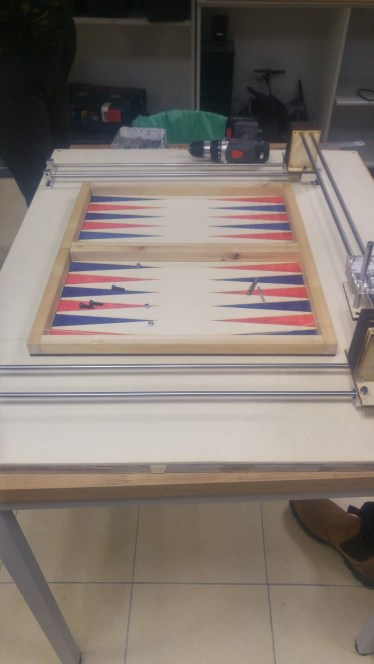
#> input picture Board detection/board_reshape/test.jpeg, 747 x 1328 px, given in place of the camera (shown at 1/2 size)
$ python main_CV.py
#> lines starting #> are read from the running program, lines starting #| are printed output that depends on the picture; after the words box and inside, x2 and y2 are one past the last pixel; in counts of white or black regions, pixels touching at a corner belong together
### Board detection/soldier_detection_lights/soldier_detection.py
import numpy as np
import cv2
import Board_size_detection.board_detection as bd
import board_resize.perspective_change as pc

RESIZE_WIDTH = 1140
RESIZE_HEIGHT = 640

MIN_RADIUS = 30
MAX_RADIUS = 60
MIN_DIST = 30
DIST_THRESHOLD = 20
RECT_ERROR = 0.95


def define_camera():
    cap = cv2.VideoCapture(0, cv2.CAP_DSHOW)
    cap.set(cv2.CAP_PROP_FRAME_WIDTH, 1920)
    cap.set(cv2.CAP_PROP_FRAME_HEIGHT, 1080)
    return cap


def take_picture(cap=define_camera()):
    # Capture frame-by-frame
    ret, frame = cap.read()
    # Our operations on the frame come here
    while np.sum(frame) == 0:
        ret, frame = cap.read()
        # Our operations on the frame come here

    img = cv2.cvtColor(frame, cv2.IMREAD_COLOR)
    return img


def show_img(img, title="img"):
    tmp = cv2.resize(img, (RESIZE_WIDTH, RESIZE_HEIGHT))
    cv2.imshow(title, tmp)
    cv2.waitKey(0)


# [4 lines left out: function separate_img_hsv, not called in this run]


def mask_range(img, lower, upper):
    return cv2.inRange(img, lower, upper)


def close_img(img, iterations=3):
    """
    :param img: img that should be closed (close filter)
    :param iterations: number of times that the filter is applied
    """
    return cv2.morphologyEx(img, kernel=None, op=cv2.MORPH_CLOSE, iterations=iterations)


def open_img(img, iterations=3):
    """
    :param img: img that should be opened (open filter)
    :param iterations: number of times that the filter is applied
    """
    return cv2.morphologyEx(img, kernel=None, op=cv2.MORPH_OPEN, iterations=iterations)


def apply_mask(img, mask):
    return cv2.bitwise_and(img, img, mask=mask)


def get_gray_scale(img):
    return cv2.cvtColor(img, cv2.COLOR_BGR2GRAY)


def get_hough_circles(gray, param1=40, param2=13):
    return list(cv2.HoughCircles(gray, cv2.HOUGH_GRADIENT, dp=1, minDist=MIN_DIST,
                                 param1=param1, param2=param2, minRadius=MIN_RADIUS,
                                 maxRadius=MAX_RADIUS)[0, :])


def get_contours(gray):
    contours, _ = cv2.findContours(gray, mode=cv2.RETR_CCOMP,
                                   method=cv2.CHAIN_APPROX_SIMPLE)
    return contours


def draw_contours(img, contours, color=(189, 183, 107)):
    # cv2.drawContours(img, contours, -1, (189, 183, 107), 2)
    cv2.drawContours(img, contours, -1, color, 2)


def get_contour_circles(contours):
    """
    This function returns all the circles (with radius in wanted range) that surrounds a contour
    :param contours: the contours to search in
    :return: all the circles that where found
    """
    contour_circles = []
    for contour in contours:
        (x, y), radius = cv2.minEnclosingCircle(contour)
        if MIN_RADIUS < radius < MAX_RADIUS:
            contour_circles.append(np.array([x, y, radius]))
            # cv2.circle(img, (int(x), int(y)), int(radius), color=(0, 255, 0), thickness=2)
    return contour_circles


def get_contour_rectangles(contours):
    """
    This function returns all the circles (with radius in wanted range) that surrounds a contour
    :param contours: the contours to search in
    :return: all the circles that where found
    """
    contour_rectangles = []
    for contour in contours:
        if len(contour) >= 4:
            rect = cv2.minAreaRect(contour)
            box = cv2.boxPoints(rect)
            box = np.int0(box)
            contour_rectangles.append(box)
    return contour_rectangles


# [29 lines left out: functions rotate_vector_by_angle, get_circles_from_rectangle, get_circles_from_rectangles, not called in this run]


def draw_rectangles(img, rectangles, color=(0, 255, 0)):
    for rect in rectangles:
        cv2.drawContours(img, [rect], 0, color, 2)


def draw_circles(img, circles, color=(0, 255, 0)):
    for circle in circles:
        cv2.circle(img, (int(circle[0]), int(circle[1])), int(circle[2]), color, 2)


def get_drew_circles(img, circles, color=(0, 255, 0)):
    tmp = img.copy()
    draw_circles(tmp, circles, color)
    return tmp


def main():
    img = take_picture()
#> in take_picture, frame is the input picture: shape (1328, 747, 3); mean B, G, R 113.2, 120.7, 130.4
    show_img(img, "Original image")

    # [7 lines of commented-out code are left out]
    hsv = cv2.cvtColor(img, cv2.COLOR_BGR2HSV)

    lower_black = np.array([80, 0, 0])
    upper_black = np.array([175, 80, 100])
    black_mask = mask_range(hsv, lower_black, upper_black)

    lower_blue = np.array([110, 50, 75])
    upper_blue = np.array([130, 255, 255])
    blue_mask = mask_range(hsv, lower_blue, upper_blue)
    blue_mask = close_img(blue_mask, 3)

    # total_mask=black and not blue
    total_mask = np.multiply(black_mask, 255 - blue_mask)
    res_black = apply_mask(img, total_mask)
    res_black = close_img(res_black, 3)
    show_img(res_black, "Color mask Image")

    gray = get_gray_scale(res_black)
    hough_circles = get_hough_circles(gray)
    show_img(get_drew_circles(img, hough_circles), "Hough Circles Image")

    contours = get_contours(gray)
    contour_circles = get_contour_circles(contours)
    # contour_rectangles = get_contour_rectangles(contours)
    draw_contours(img, contours)
    # draw_rectangles(img, contour_rectangles)
    # contour_circles += get_circles_from_rectangles(contour_rectangles)
    # draw_circles(img, contour_circles, color=(150, 200, 100))

    # finding the circles that contour_circles and hough_circles agree on
    confirmed_circles = []
    for contour_circle in contour_circles:
        for hough_circle in hough_circles:
            if np.linalg.norm(contour_circle[:2] - hough_circle[:2]) < DIST_THRESHOLD:
                # new_radius = max(contour_circle[2], hough_circle[2])
                # tmp_circle = contour_circle.copy()
                # tmp_circle[2] = new_radius
                confirmed_circles.append(contour_circle)

    # looking for circles from hough_circles that are inside a contour
    for circle in hough_circles:
        if MIN_RADIUS < circle[2] < MAX_RADIUS:
            for contour in contours:
                if cv2.pointPolygonTest(contour, (circle[0], circle[1]), True) > 0:
                    # cv2.circle(img, (circle[0], circle[1]), circle[2], (0, 255, 0), 2)
                    new_circle = True
                    for confirmed_circle in confirmed_circles:
                        if np.linalg.norm(confirmed_circle[:2] - circle[:2]) < MIN_DIST:
                            confirmed_circle[2] = max(confirmed_circle[2], circle[2])
                            new_circle = False
                            break
                    if new_circle:
                        confirmed_circles.append(circle)
    draw_circles(img, confirmed_circles)
    show_img(img, "detected soldiers Image")


def get_results(img=None):
    if img is None:
        img = take_picture()

    # hsv is the conversion of RGB to HSV
    hsv = cv2.cvtColor(img, cv2.COLOR_BGR2HSV)

    lower_black = np.array([70, 0, 0])
    upper_black = np.array([150, 160, 100])
    black_mask = mask_range(hsv, lower_black, upper_black)

    lower_blue = np.array([110, 50, 75])
    upper_blue = np.array([130, 255, 255])
    blue_mask = mask_range(hsv, lower_blue, upper_blue)
    blue_mask = close_img(blue_mask, 3)

    # total_mask=black and not blue
    total_mask = np.multiply(black_mask, 255 - blue_mask)
    res_black = apply_mask(img, total_mask)
    res_black = open_img(res_black, 3)

    gray = get_gray_scale(res_black)
    hough_circles = get_hough_circles(gray)

    contours = get_contours(gray)
    contour_circles = get_contour_circles(contours)
    contours_rectangles = get_contour_rectangles(contours)
    draw_rectangles(img, contours_rectangles, (255, 0, 100))

    # finding the circles that contour_circles and hough_circles agree on
    confirmed_circles = []
    for contour_circle in contour_circles:
        for hough_circle in hough_circles:
            if np.linalg.norm(contour_circle[:2] - hough_circle[:2]) < DIST_THRESHOLD:
                new_radius = max(contour_circle[2], hough_circle[2])
                tmp_circle = contour_circle.copy()
                tmp_circle[2] = new_radius
                confirmed_circles.append(tmp_circle)

    # looking for circles from hough_circles that are inside a contour
    for circle in hough_circles:
        if MIN_RADIUS < circle[2] < MAX_RADIUS:
            for contour in contours:
                if cv2.pointPolygonTest(contour, (circle[0], circle[1]), True) > 0:
                    # cv2.circle(img, (circle[0], circle[1]), circle[2], (0, 255, 0), 2)
                    new_circle = True
                    for confirmed_circle in confirmed_circles:
                        if np.linalg.norm(confirmed_circle[:2] - circle[:2]) < MIN_DIST:
                            confirmed_circle[2] = max(confirmed_circle[2], circle[2])
                            new_circle = False
                            break
                    if new_circle:
                        confirmed_circles.append(circle)
    return confirmed_circles


main()
#> call 2 of show_img, with title = 'Color mask Image'
#> in show_img (call 2), `tmp = cv2.resize(img, (RESIZE_WIDTH, RESIZE_HEIGHT))`:
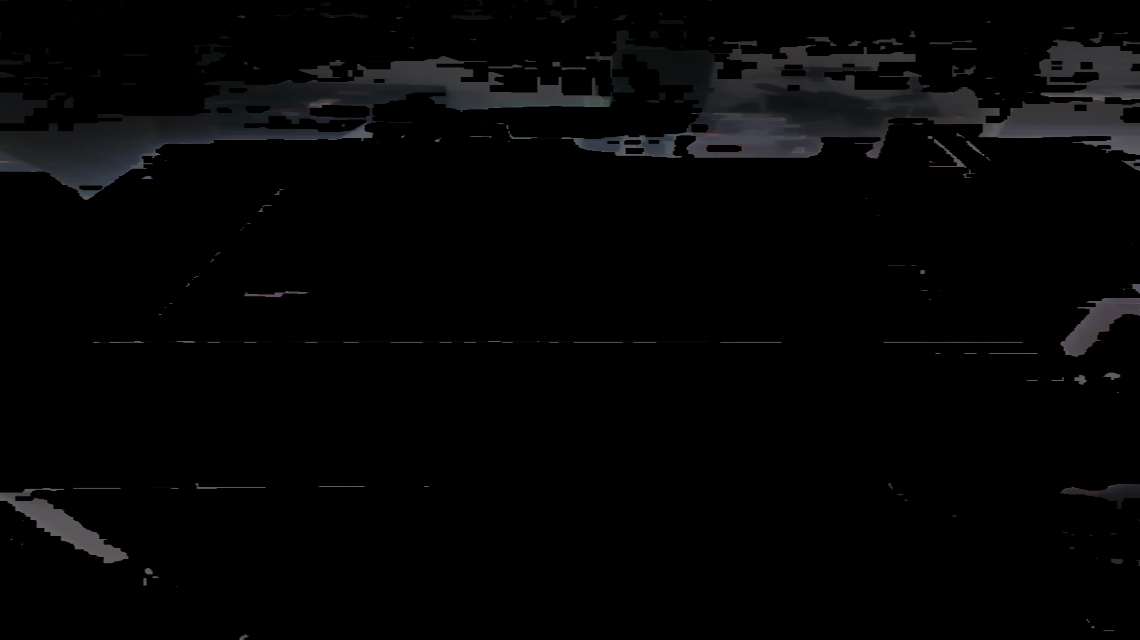
#> tmp: shape (640, 1140, 3); mean B, G, R 5, 4.6, 4.5
#> in main, `hough_circles = get_hough_circles(gray)`: hough_circles = 15 items, first 6: [490.5, 288.5, 53.9], [536.5, 226.5, 58.3], [412.5, 262.5, 56.1], [519.5, 134.5, 52.8], [694.5, 243.5, 51.6], [490.5, 199.5, 43.6]
#> the loop in draw_circles, `for circle in circles:` made 15 passes
#> in get_contours, `contours, _ = cv2.findContours(gray, mode=cv2.RETR_CCOMP, method=cv2.C..`: contours = 231 contours, 147 with area under 20; largest, box (x1, y1, x2, y2) and area: (0, 63, 747, 415) 81644, (0, 1012, 84, 1169) 3472, (695, 618, 747, 741) 2608, (159, 240, 241, 275) 1566, (0, 192, 31, 256) 1251
#> the loop in get_contour_circles, `for contour in contours:` made 231 passes
#> (x, y, radius) on passes 1, 2, 4: (158.5, 1321.5, 5.7), (726, 1307.5, 3.04), (712.5, 1288, 3.04)
#> after the loop in get_contour_circles, `for contour in contours:`: contour_circles = [[724.5, 1026.3, 30.27], [622.5, 709.5, 46.5], [143, 709, 33], [622.5, 318.5, 31.31], [7.5, 223.5, 32.38], [199.5, 256.5, 41.38]]
#> the loop in main, `for contour_circle in contour_circles:` made 6 passes
#> after the loop in main, `for contour_circle in contour_circles:`: confirmed_circles = [[199.5, 256.5, 41.38]]
#> the loop in main, `for circle in hough_circles:` made 15 passes
#> after the loop in main, `for circle in hough_circles:`: confirmed_circle = [564.5, 239.5, 56.1]; confirmed_circles = [[199.5, 256.5, 41.38], [490.5, 288.5, 53.9], [536.5, 226.5, 58.3], [519.5, 134.5, 52.8], [694.5, 243.5, 51.6], [490.5, 199.5, 43.6], [433.5, 140.5, 34.8], [565.5, 189.5, 41.6], [739.5, 142.5, 59.4], [564.5, 239.5, 56.1], [457.5, 295.5, 39]]
#> call 2 of draw_circles, with color = (0, 255, 0)
#> the loop in draw_circles (call 2), `for circle in circles:` made 11 passes
#> after the loop in draw_circles (call 2), `for circle in circles:`:
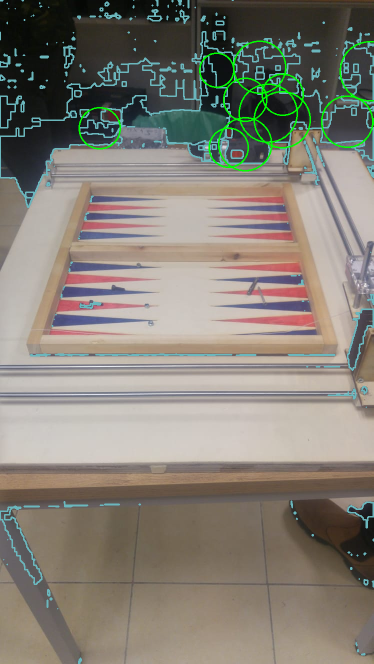
#> img: shape (1328, 747, 3) (shown at 1/2 size); mean B, G, R 117.2, 126.8, 131.5
#> call 4 of show_img, with title = 'detected soldiers Image'
#> in show_img (call 4), `tmp = cv2.resize(img, (RESIZE_WIDTH, RESIZE_HEIGHT))`:
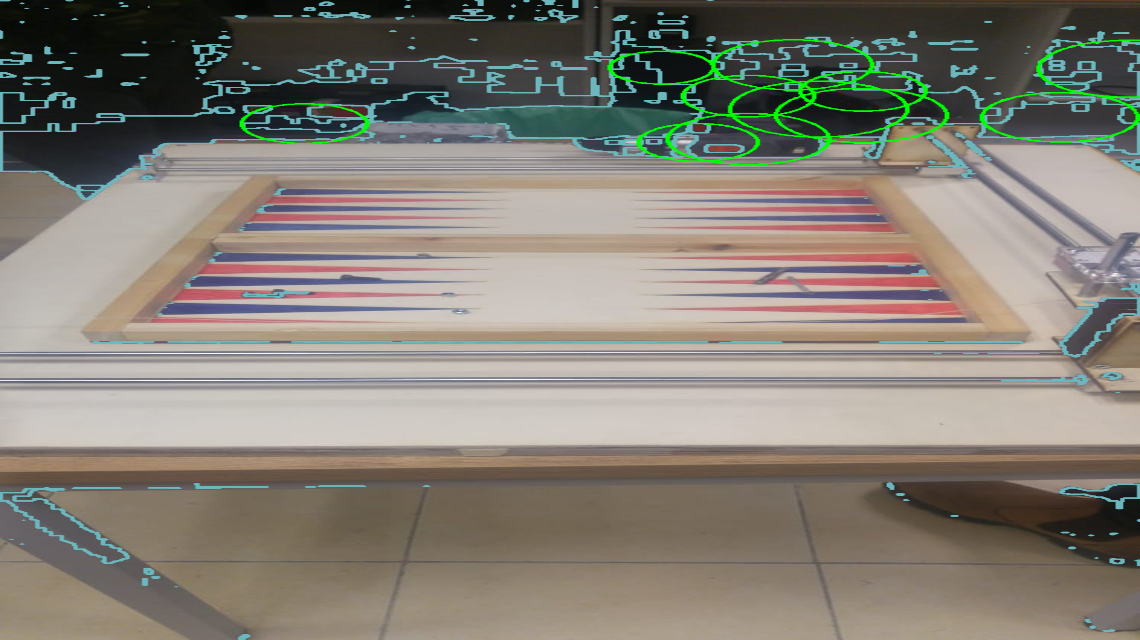
#> tmp: shape (640, 1140, 3); mean B, G, R 117.1, 126.7, 131.4

# [120 lines of commented-out code are left out]

### Board detection/Board_size_detection/board_detection.py
import cv2
import numpy as np

RESIZE_WIDTH = 1140
RESIZE_HEIGHT = 640
AREA_THRESHOLD = 0.1


def set_camera():
    cap = cv2.VideoCapture(0, cv2.CAP_DSHOW)
    cap.set(cv2.CAP_PROP_FRAME_WIDTH, 1920)
    cap.set(cv2.CAP_PROP_FRAME_HEIGHT, 1080)
    return cap


def take_picture(cap=set_camera()):
    # Capture frame-by-frame
    ret, frame = cap.read()
    # Our operations on the frame come here
    while np.sum(frame) == 0 or frame is None:
        ret, frame = cap.read()
        # Our operations on the frame come here
    return cv2.cvtColor(frame, cv2.IMREAD_COLOR)


# [4 lines left out: function show_img, not called in this run]


def get_gray_image(img):
    return cv2.cvtColor(img, cv2.COLOR_BGR2GRAY)


def get_edges(gray=None, img=None):
    if gray is None:
        gray = get_gray_image(img)
    edges = cv2.Canny(gray, 550, 750, apertureSize=5)
    edges = cv2.morphologyEx(edges, kernel=None, op=cv2.MORPH_CLOSE, iterations=2)
    return edges


def get_contours(edges):
    contours, hierarchy = cv2.findContours(edges, cv2.RETR_EXTERNAL, cv2.CHAIN_APPROX_SIMPLE)
    return contours


# [4 lines left out: function get_draw_contours, not called in this run]


def get_relevant_contours(contours, img):
    contours_list = []

    for contour in contours:
        epsilon = 0.1 * cv2.arcLength(contour, True)
        approx = cv2.approxPolyDP(contour, epsilon, True)
        area = cv2.contourArea(contour)
        if len(approx) < 12 and area > img.shape[0] * img.shape[1] * AREA_THRESHOLD:
            contours_list.append(contour)

    return contours_list


def get_biggest_contour(contours_list):
    biggest_contour = None
    biggest_area = 0
    for contour in contours_list:
        area = cv2.contourArea(contour)
        if area > biggest_area:
            biggest_area = area
            biggest_contour = contour
    return biggest_contour


def get_poly_hull(contour):
    # hull is the normal hull, poly hull is the polygon approximation
    hull = cv2.convexHull(contour)
    hull_poly = cv2.approxPolyDP(hull, 0.05 * cv2.arcLength(hull, True), True)
    return hull, hull_poly


# [14 lines left out: function main, not called in this run]


def get_results(img=None):
    if img is None:
        img = take_picture()
    edges = get_edges(img=img)
    contours = get_contours(edges)
    filtered_contours = get_relevant_contours(contours, img)
    biggest_contour = get_biggest_contour(filtered_contours)
    return get_poly_hull(biggest_contour)


# [63 lines of commented-out code are left out]

### Board detection/main_CV.py
import board_resize.perspective_change as pc
import Board_size_detection.board_detection as bd
import Dice_Detection.dice_recognition as dd
import soldier_detection_lights.soldier_detection as sd
from Board_size_detection.board_detection import take_picture, show_img
import numpy as np


def main():
    img = take_picture()

    soldiers_circles = sd.get_results(img)
#> in get_results, `lower_black = np.array([70, 0, 0])`: lower_black = [70, 0, 0]
#> in get_results, `upper_black = np.array([150, 160, 100])`: upper_black = [150, 160, 100]
#> in mask_range (call 3), `return cv2.inRange(img, lower, upper)`:
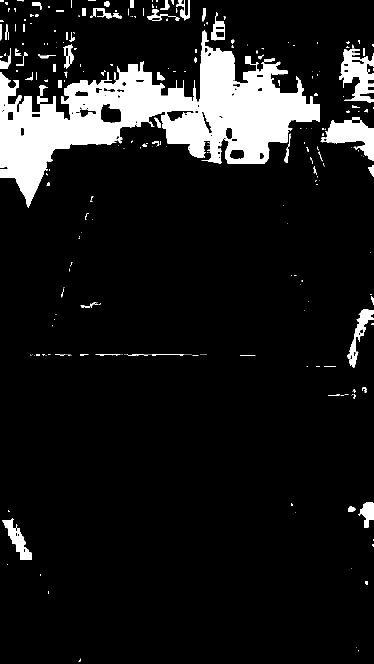
#> returned value: shape (1328, 747) (shown at 1/2 size); 10.4% white; 279 white regions (177 under 20 px), largest, box (x1, y1, x2, y2) and area: (0, 60, 640, 416) 80764, (641, 234, 747, 321) 4354, (678, 89, 747, 206) 4098
#> in get_results, `lower_blue = np.array([110, 50, 75])`: lower_blue = [110, 50, 75]
#> in get_results, `upper_blue = np.array([130, 255, 255])`: upper_blue = [130, 255, 255]
#> in apply_mask (call 2), `return cv2.bitwise_and(img, img, mask=mask)`:
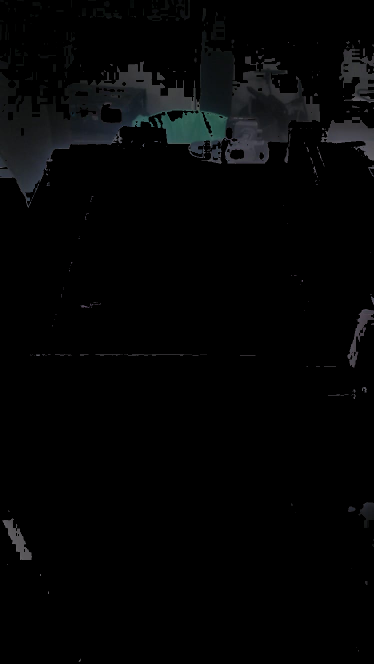
#> returned value: shape (1328, 747, 3) (shown at 1/2 size); mean of channels 0, 1, 2 4.8, 4.5, 4; drawn as B, G, R
#> in get_results, `hough_circles = get_hough_circles(gray)`: hough_circles = [[503.5, 189.5, 47.9], [483.5, 293.5, 51.6], [281.5, 186.5, 53.9], [374.5, 257.5, 42.7], [187.5, 186.5, 36.5], [576.5, 170.5, 35.4], [215.5, 217.5, 44.9], [441.5, 231.5, 37]]
#> in get_contours (call 2), `contours, _ = cv2.findContours(gray, mode=cv2.RETR_CCOMP, method=cv2.C..`: contours = 59 contours, 11 with area under 20; largest, box (x1, y1, x2, y2) and area: (0, 96, 640, 385) 75835, (654, 240, 747, 320) 3811, (684, 101, 747, 202) 2828, (8, 1040, 63, 1120) 1460, (201, 207, 244, 247) 1292
#> the loop in get_contour_circles (call 2), `for contour in contours:` made 59 passes
#> (x, y, radius) on passes 2, 3, 4, 5, 6, 7, 9, 10: (35, 1079.5, 47.85), (702.5, 1018.5, 6.52), (738.7, 1022.1, 18.39), (706.5, 720.5, 10.7), (705.5, 693.5, 11.85), (728, 646.5, 31.21), (430, 307, 10), (704, 281.5, 56.31)
#> in get_results, `contour_circles = get_contour_circles(contours)`: contour_circles = [[35, 1079.5, 47.85], [728, 646.5, 31.21], [704, 281.5, 56.31], [713.5, 151, 56.13]]
#> the loop in get_contour_rectangles, `for contour in contours:` made 59 passes
#> (contour, rect, box) on passes 1, 8, 11: ([[728, 1041], [728, 1055], [734, 1055], [734, 1041]], ((731, 1048), (14, 6), -90), [[734, 1055], [728, 1055], [728, 1041], [734, 1041]]), ([[52, 395], [52, 401], [59, 401], [59, 395]], ((55.5, 398), (6, 7), -90), [[59, 401], [52, 401], [52, 395], [59, 395]]), ([[74, 196], [74, 203], [94, 203], [94, 196]], ((84, 199.5), (7, 20), -90), [[94, 203], [74, 203], [74, 196], [94, 196]])
#> after the loop in get_contour_rectangles, `for contour in contours:`: contour_rectangles = 59 items
#> the loop in draw_rectangles, `for rect in rectangles:` made 59 passes
#> rect on passes 1 to 8: [[734, 1055], [728, 1055], [728, 1041], [734, 1041]], [[44, 1127], [2, 1042], [25, 1031], [67, 1116]], [[708, 1022], [697, 1022], [697, 1014], [708, 1014]], [[746, 1039], [721, 1039], [721, 1005], [746, 1005]], [[713, 729], [699, 729], [699, 712], [713, 712]], [[711, 704], [700, 704], [700, 683], [711, 683]], [[724, 678], [702, 668], [725, 612], [748, 621]], [[59, 401], [52, 401], [52, 395], [59, 395]]
#> after the loop in draw_rectangles, `for rect in rectangles:`:
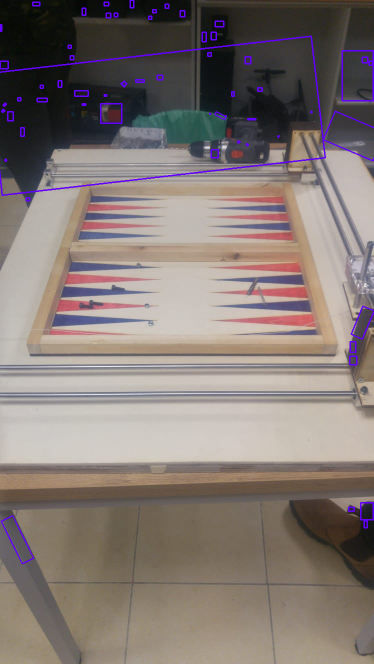
#> img: shape (1328, 747, 3) (shown at 1/2 size); 1.33% of pixels changed, all inside (x1, y1, x2, y2) = (0, 0, 747, 1129)
#> the loop in get_results, `for contour_circle in contour_circles:` made 4 passes
#> after the loop in get_results, `for contour_circle in contour_circles:`: confirmed_circles = []
#> the loop in get_results, `for circle in hough_circles:` made 8 passes
#> after the loop in get_results, `for circle in hough_circles:`: confirmed_circle = [441.5, 231.5, 37]; confirmed_circles = [[503.5, 189.5, 47.9], [483.5, 293.5, 51.6], [281.5, 186.5, 53.9], [374.5, 257.5, 42.7], [187.5, 186.5, 36.5], [215.5, 217.5, 44.9], [441.5, 231.5, 37]]
#> soldiers_circles has the same summary as confirmed_circles in get_results
    soldiers_img = sd.get_drew_circles(img, soldiers_circles)


    hull, poly_hull = bd.get_results(img)
#> in get_edges, `edges = cv2.morphologyEx(edges, kernel=None, op=cv2.MORPH_CLOSE, itera..`:
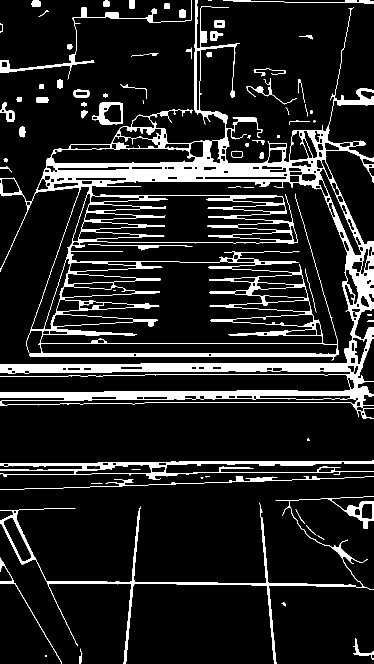
#> edges: shape (1328, 747) (shown at 1/2 size); 11.6% white; 73 white regions (9 under 20 px)
#> in get_contours, `contours, hierarchy = cv2.findContours(edges, cv2.RETR_EXTERNAL, cv2.C..`: contours = 71 contours, 24 with area under 20; largest, box (x1, y1, x2, y2) and area: (0, 0, 747, 838) 235280, (0, 993, 747, 1328) 9345, (0, 921, 747, 959) 7946, (184, 204, 246, 249) 2036, (0, 0, 383, 159) 1850
#> the loop in get_relevant_contours, `for contour in contours:` made 71 passes
#> (epsilon, approx, area) on passes 2, 3, 4, 5, 9, 13, 14, 17: (7.01, [[161, 1297], [158, 1327]], 56), (17.7, [[710, 1276], [706, 1306], [746, 1318]], 266.5), (2.53, [[563, 1206], [570, 1212], [567, 1204]], 20), (60.92, [[0, 1115], [123, 1327]], 312.5), (505.9, [[746, 1179], [0, 1020]], 9345), (178.8, [[746, 953], [0, 979]], 656.5), (334, [[746, 921], [0, 948]], 7946.5), (3.02, [[734, 643], [746, 640]], 22.5)
#> the loop in get_biggest_contour, `for contour in contours_list:` made 1 pass
#> (the run stopped early here; a loop or call above may not have finished)
